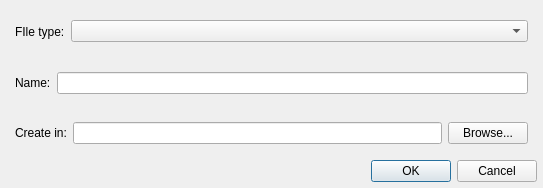
<?xml version="1.0" encoding="UTF-8"?>
<ui version="4.0">
 <class>NewFileDialog</class>
 <widget class="QDialog" name="NewFileDialog">
  <property name="geometry">
   <rect>
    <x>0</x>
    <y>0</y>
    <width>543</width>
    <height>188</height>
   </rect>
  </property>
  <property name="windowTitle">
   <string>New File</string>
  </property>
  <property name="modal">
   <bool>true</bool>
  </property>
  <layout class="QVBoxLayout" name="verticalLayout">
   <property name="spacing">
    <number>0</number>
   </property>
   <property name="leftMargin">
    <number>6</number>
   </property>
   <property name="topMargin">
    <number>6</number>
   </property>
   <property name="rightMargin">
    <number>6</number>
   </property>
   <property name="bottomMargin">
    <number>6</number>
   </property>
   <item>
    <widget class="QWidget" name="widgetFileType" native="true">
     <layout class="QHBoxLayout" name="horizontalLayout_3">
      <item>
       <widget class="QLabel" name="labelFileType">
        <property name="frameShape">
         <enum>QFrame::NoFrame</enum>
        </property>
        <property name="text">
         <string>FIle type:</string>
        </property>
       </widget>
      </item>
      <item>
       <widget class="QComboBox" name="comboBoxFileType">
        <property name="sizePolicy">
         <sizepolicy hsizetype="Expanding" vsizetype="Fixed">
          <horstretch>0</horstretch>
          <verstretch>0</verstretch>
         </sizepolicy>
        </property>
       </widget>
      </item>
     </layout>
    </widget>
   </item>
   <item>
    <widget class="QWidget" name="widgetName" native="true">
     <layout class="QHBoxLayout" name="horizontalLayout">
      <item>
       <widget class="QLabel" name="labelName">
        <property name="text">
         <string>Name:</string>
        </property>
       </widget>
      </item>
      <item>
       <widget class="QLineEdit" name="editName"/>
      </item>
     </layout>
    </widget>
   </item>
   <item>
    <widget class="QWidget" name="widgetCreateIn" native="true">
     <layout class="QHBoxLayout" name="horizontalLayout_2">
      <property name="spacing">
       <number>6</number>
      </property>
      <property name="bottomMargin">
       <number>12</number>
      </property>
      <item>
       <widget class="QLabel" name="labelCreateIn">
        <property name="text">
         <string>Create in:</string>
        </property>
       </widget>
      </item>
      <item>
       <widget class="QLineEdit" name="editCreateIn"/>
      </item>
      <item>
       <widget class="QPushButton" name="buttonBrowse">
        <property name="text">
         <string>Browse...</string>
        </property>
        <property name="flat">
         <bool>false</bool>
        </property>
       </widget>
      </item>
     </layout>
    </widget>
   </item>
   <item>
    <widget class="QDialogButtonBox" name="buttonBox">
     <property name="standardButtons">
      <set>QDialogButtonBox::Cancel|QDialogButtonBox::Ok</set>
     </property>
    </widget>
   </item>
  </layout>
 </widget>
 <resources/>
 <connections/>
</ui>
